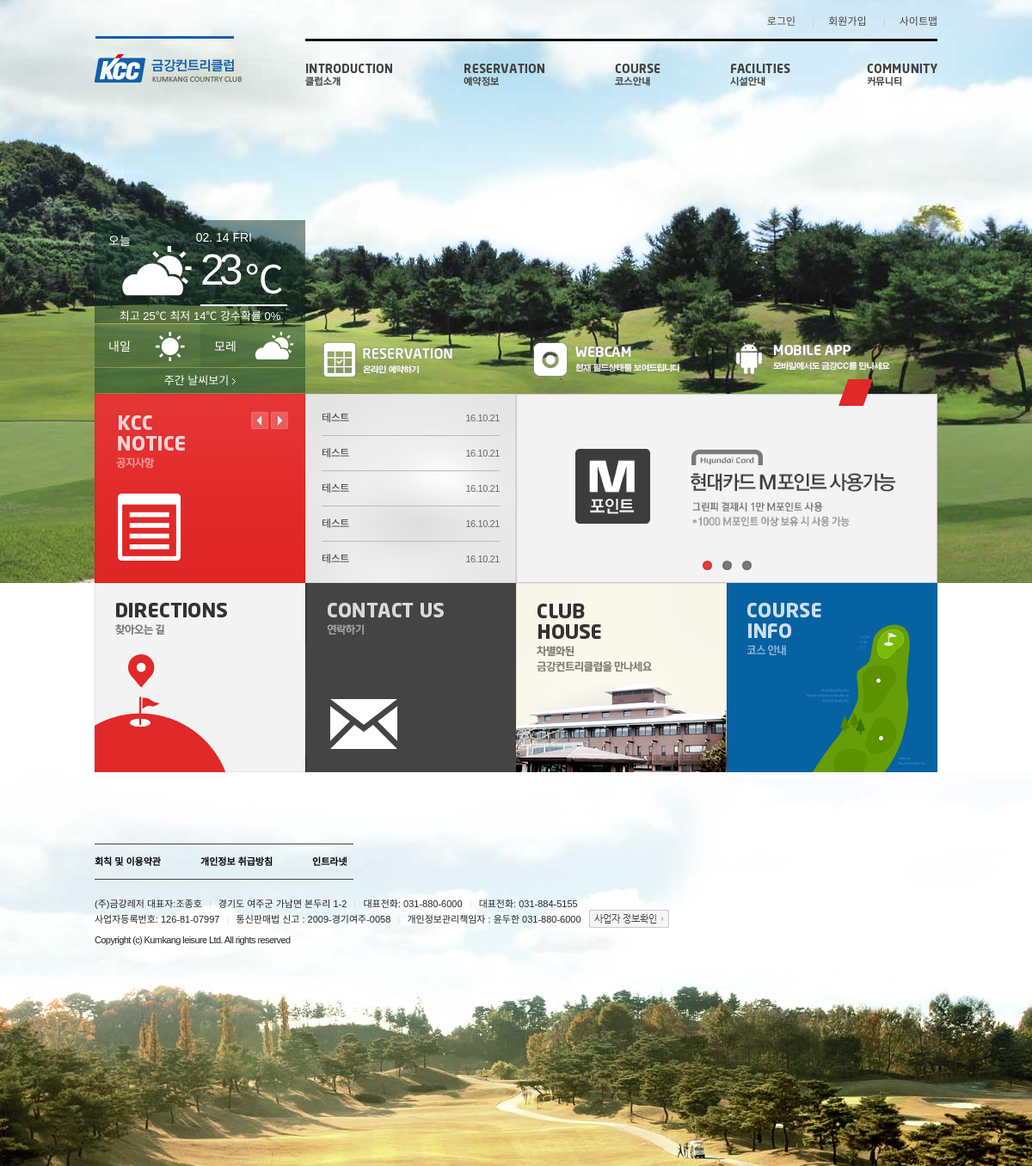
Page /kcc/index.php on the earlier database version.
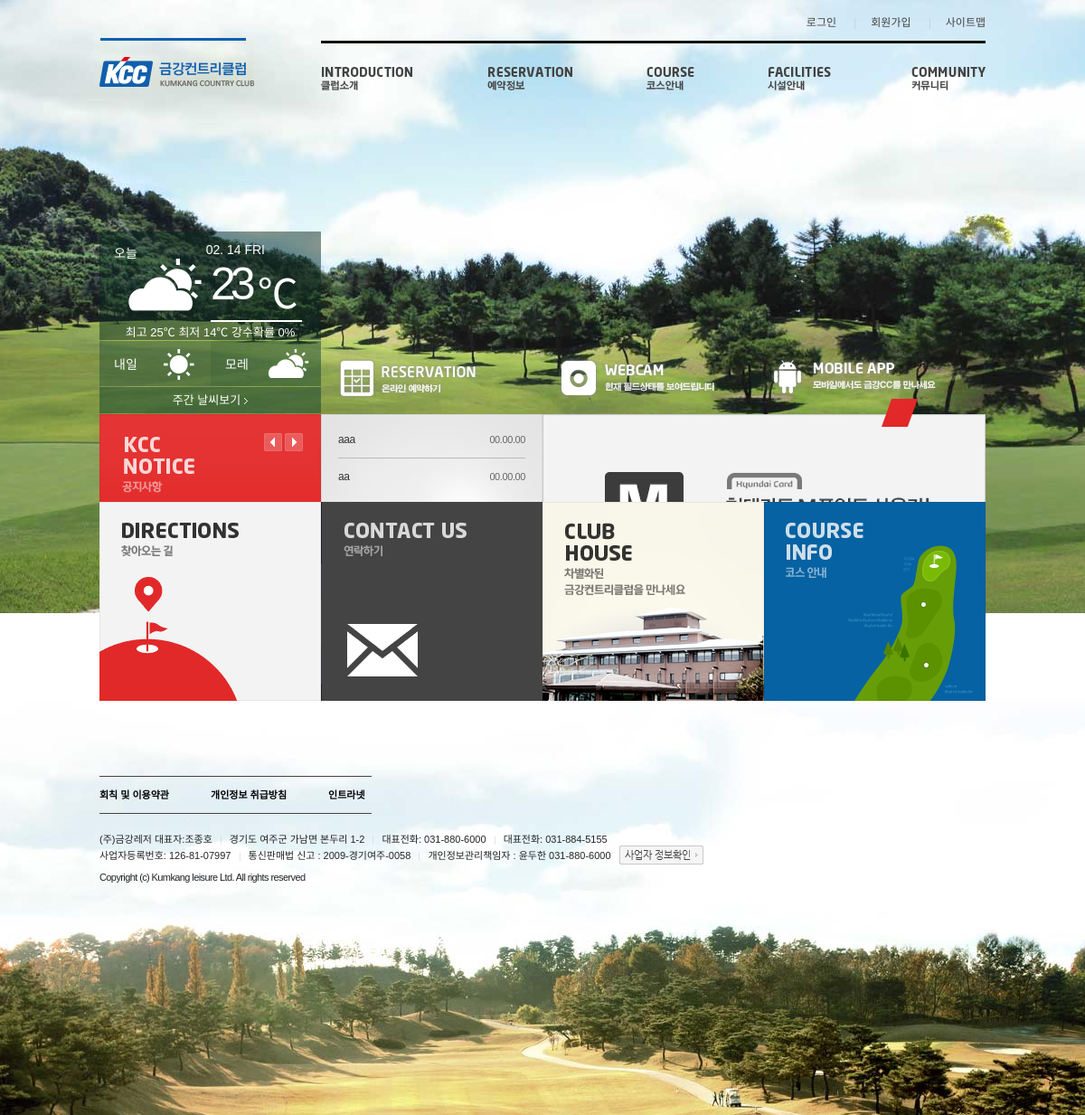
Same page on the later database version.
### tables this page shows
CREATE TABLE `board` (
  `idx` int(3) NOT NULL,
  `writer` varchar(30) NOT NULL,
  `subject` varchar(50) NOT NULL,
  `content` text NOT NULL,
  `date` date NOT NULL,
  `hits` int(20) NOT NULL
);

### kcc/index.php (the view, shortened to what the changed rows need)
<!DOCTYPE html>
<html lang="ko">
<head>
<link rel="stylesheet" type="text/css" href="css/kcc_style.css" />
<link rel="stylesheet" href="js/jquery/flexslider/flexslider.css" type="text/css" />
</head>
<body>
<div id="wrap" class="main">
    <div id="header">
            <h1 class="logo">
                <a href="index.php" class="sp_com kcc">
                </a>
            </h1>
    </div>
	<div id="container">
		<div id="content">
			<div class="notice_area">
				<div class="sp_bg notice_list">
					<table class="notice_list_in">
					<colgroup>
					</colgroup>
					<tbody>
                                            <?php
                                                include "dbCon.php";
                                                $sql = "SELECT * FROM board order by idx DESC LIMIT 0,5";
                                                $stmt = $pdo->prepare($sql);
                                                $stmt->execute();
                                                foreach ($stmt as $row) {
                                                    $idx = $row['idx'];
                                                    $subject = $row['subject'];
                                                    $date = $row['date'];
                                                    $rtn = str_replace("-", ".", substr($date, 2, 8));
                                                    echo "<tr><td class='title'><a href='view.php?idx=$idx'>$subject</a></td><td class='reg_date'>$rtn</td></tr>";
                                                }
                                            ?>
					</tbody>
					</table>
				</div>
			</div>
		</div>
	</div>
</div>
</body>
</html>

Differences in the rows shown:
removed board: subject "테스트", date "16.10.21"
removed board: subject "테스트", date "16.10.21"
removed board: subject "테스트", date "16.10.21"
removed board: subject "테스트", date "16.10.21"
removed board: subject "테스트", date "16.10.21"
now on this page (row edited): board: subject "aaa", date "00.00.00"
now on this page (row edited): board: subject "aa", date "00.00.00"
